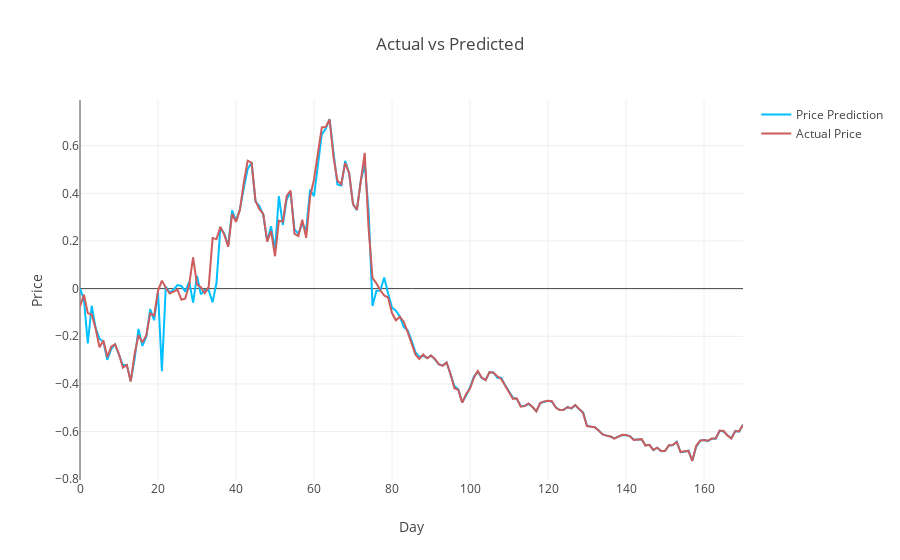

The cell this chart's notebook holds for it:
### Code cell
# test prediction plot
drawing(test, pred_df)

### Figure 1 — Plotly figure (JSON) as saved in the notebook; plotly's stock layout.template omitted (floating-point values rounded to 4 significant figures; data arrays with more than 128 entries replaced by an {"elided": "..."} marker saying what was removed)
{"data": [{"hoverlabel": {"namelength": -1}, "line": {"color": "rgb(0, 191, 255)", "width": 2}, "mode": "lines", "name": "Price Prediction", "type": "scatter", "x": {"elided": "171 int values"}, "y": {"elided": "171 float values"}}, {"line": {"color": "rgb(205, 92, 92)", "width": 2}, "mode": "lines", "name": "Actual Price", "type": "scatter", "x": {"elided": "173 int values"}, "y": {"elided": "171 float values"}}], "layout": {"title": "Actual vs Predicted", "xaxis": {"title": "Day"}, "yaxis": {"title": "Price"}}}
